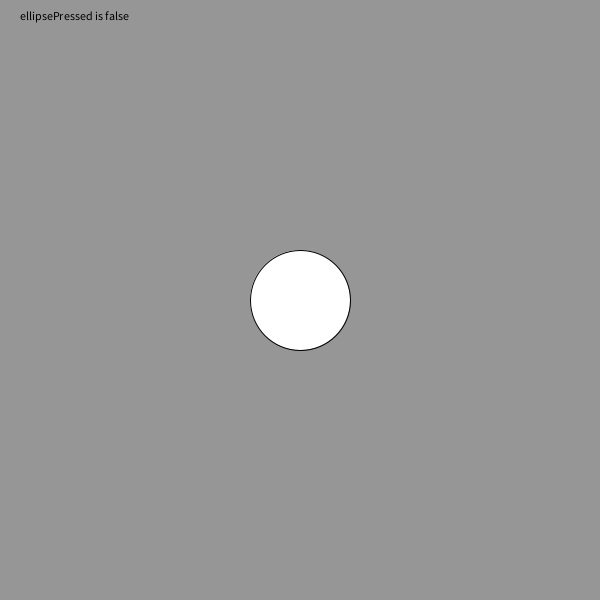
Frame 1 (no input)
Frame 60 (the mouse pressed at the canvas centre just before this capture): identical to frame 1, image omitted
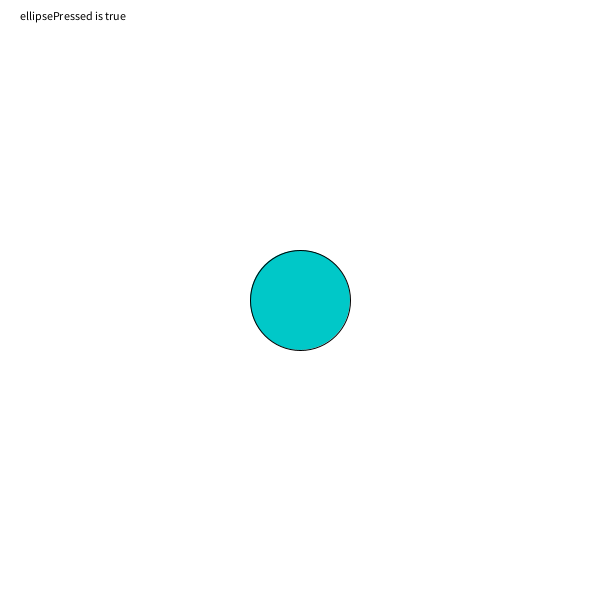
Frame 120 (the mouse held since frame 60 and released just before this capture)

The Processing sketch that drew these frames (run headless with seeded random() and noise(); from frame 60 on, the mouse is pressed at the canvas centre):

// Processing sketch: conditionals
// ── conditionals.pde
int ellipseX;
int ellipseY;
int ellipseSize;
float distance; 

boolean ellipsePressed = false;

void setup() {
  size(600, 600);

  ellipseX = width/2;
  ellipseY = height/2;
  ellipseSize = 100;
}

void draw() {
  
  
  if (ellipsePressed) {
    background(255);
  } else {
    background(150);
  }
  
  fill(0);
  text("ellipsePressed is " + ellipsePressed, 20, 20);
 
  
  
  if (calcDist(ellipseX, ellipseY)< ellipseSize/2){
      fill(0, 200, 200); 
      println("this happened"); 
  }else{
     fill(255); 
  }
  ellipse(ellipseX, ellipseY, ellipseSize, ellipseSize);
}

void mousePressed() {
   distance = dist(mouseX, mouseY, ellipseY, ellipseX);

  if (distance < ellipseSize/2) {
    ellipsePressed = !ellipsePressed;
  }
}

float calcDist(int xPos, int yPos){
  distance = dist(mouseX, mouseY, xPos, yPos);
  return distance; 
}
